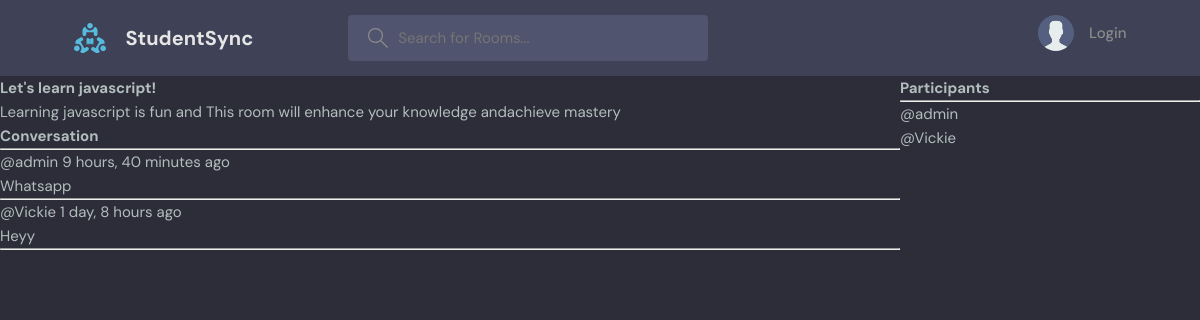
Before: /room/1/ with the older database file.
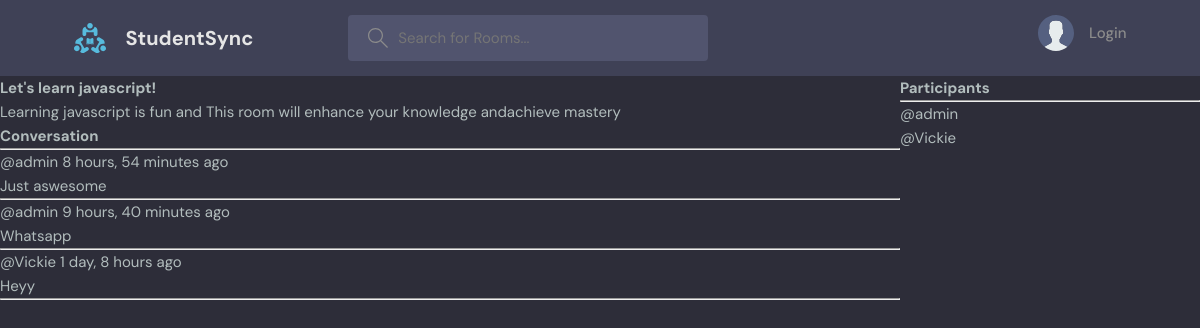
After: the same page with the newer database file.
### base/models.py (models this page shows, shortened)
class Message(models.Model):
    user=models.ForeignKey(User,on_delete=models.CASCADE)
    room=models.ForeignKey(Room,on_delete=models.CASCADE)
    body=models.TextField()
    updated=models.DateTimeField(auto_now=True)
    created=models.DateTimeField(auto_now_add=True)
    class Meta:
        ordering=['-updated','-created']

### base/views.py (the view, shortened to what this page needs)
# urls.py: path('room/<str:pk>/',views.room,name="room"),
def room(request, pk):
    rooms = Room.objects.get(id=pk)
    roommessages = rooms.message_set.all().order_by('-created')
    participants = rooms.participants.all()
    context = {'rooms': rooms, 'roommessages': roommessages,
               'participants': participants}
    return render(request, 'base/room.html', context)

### base/templates/base/room.html (shortened to what this page needs)
{% extends 'main.html' %} {% block content %}
<div class="room-container">
    <div>
  <h1>{{rooms.name}}</h1>
  <p>{{rooms.description}}</p>
  <div class="comment-wrapper">
    <h3>Conversation</h3>
    <hr />
    {% for message in roommessages %}
    <div>
      <small>@{{message.user}} {{message.created|timesince}} ago</small>
      <p>{{message.body}}</p>
      <hr />
    </div>
    {% endfor %}
  </div>
</div>
<div>
    <h3>Participants</h3>
    <hr>
    {% for participant in participants %}
    <div>
        <p>@{{participant.username}}</p>
    </div>
    {% endfor %}
</div>
</div>
{% endblock content %}

Changed rows visible on the page:
added Message: user "admin", created "8 hours, 54 minutes", body "Just aswesome"
